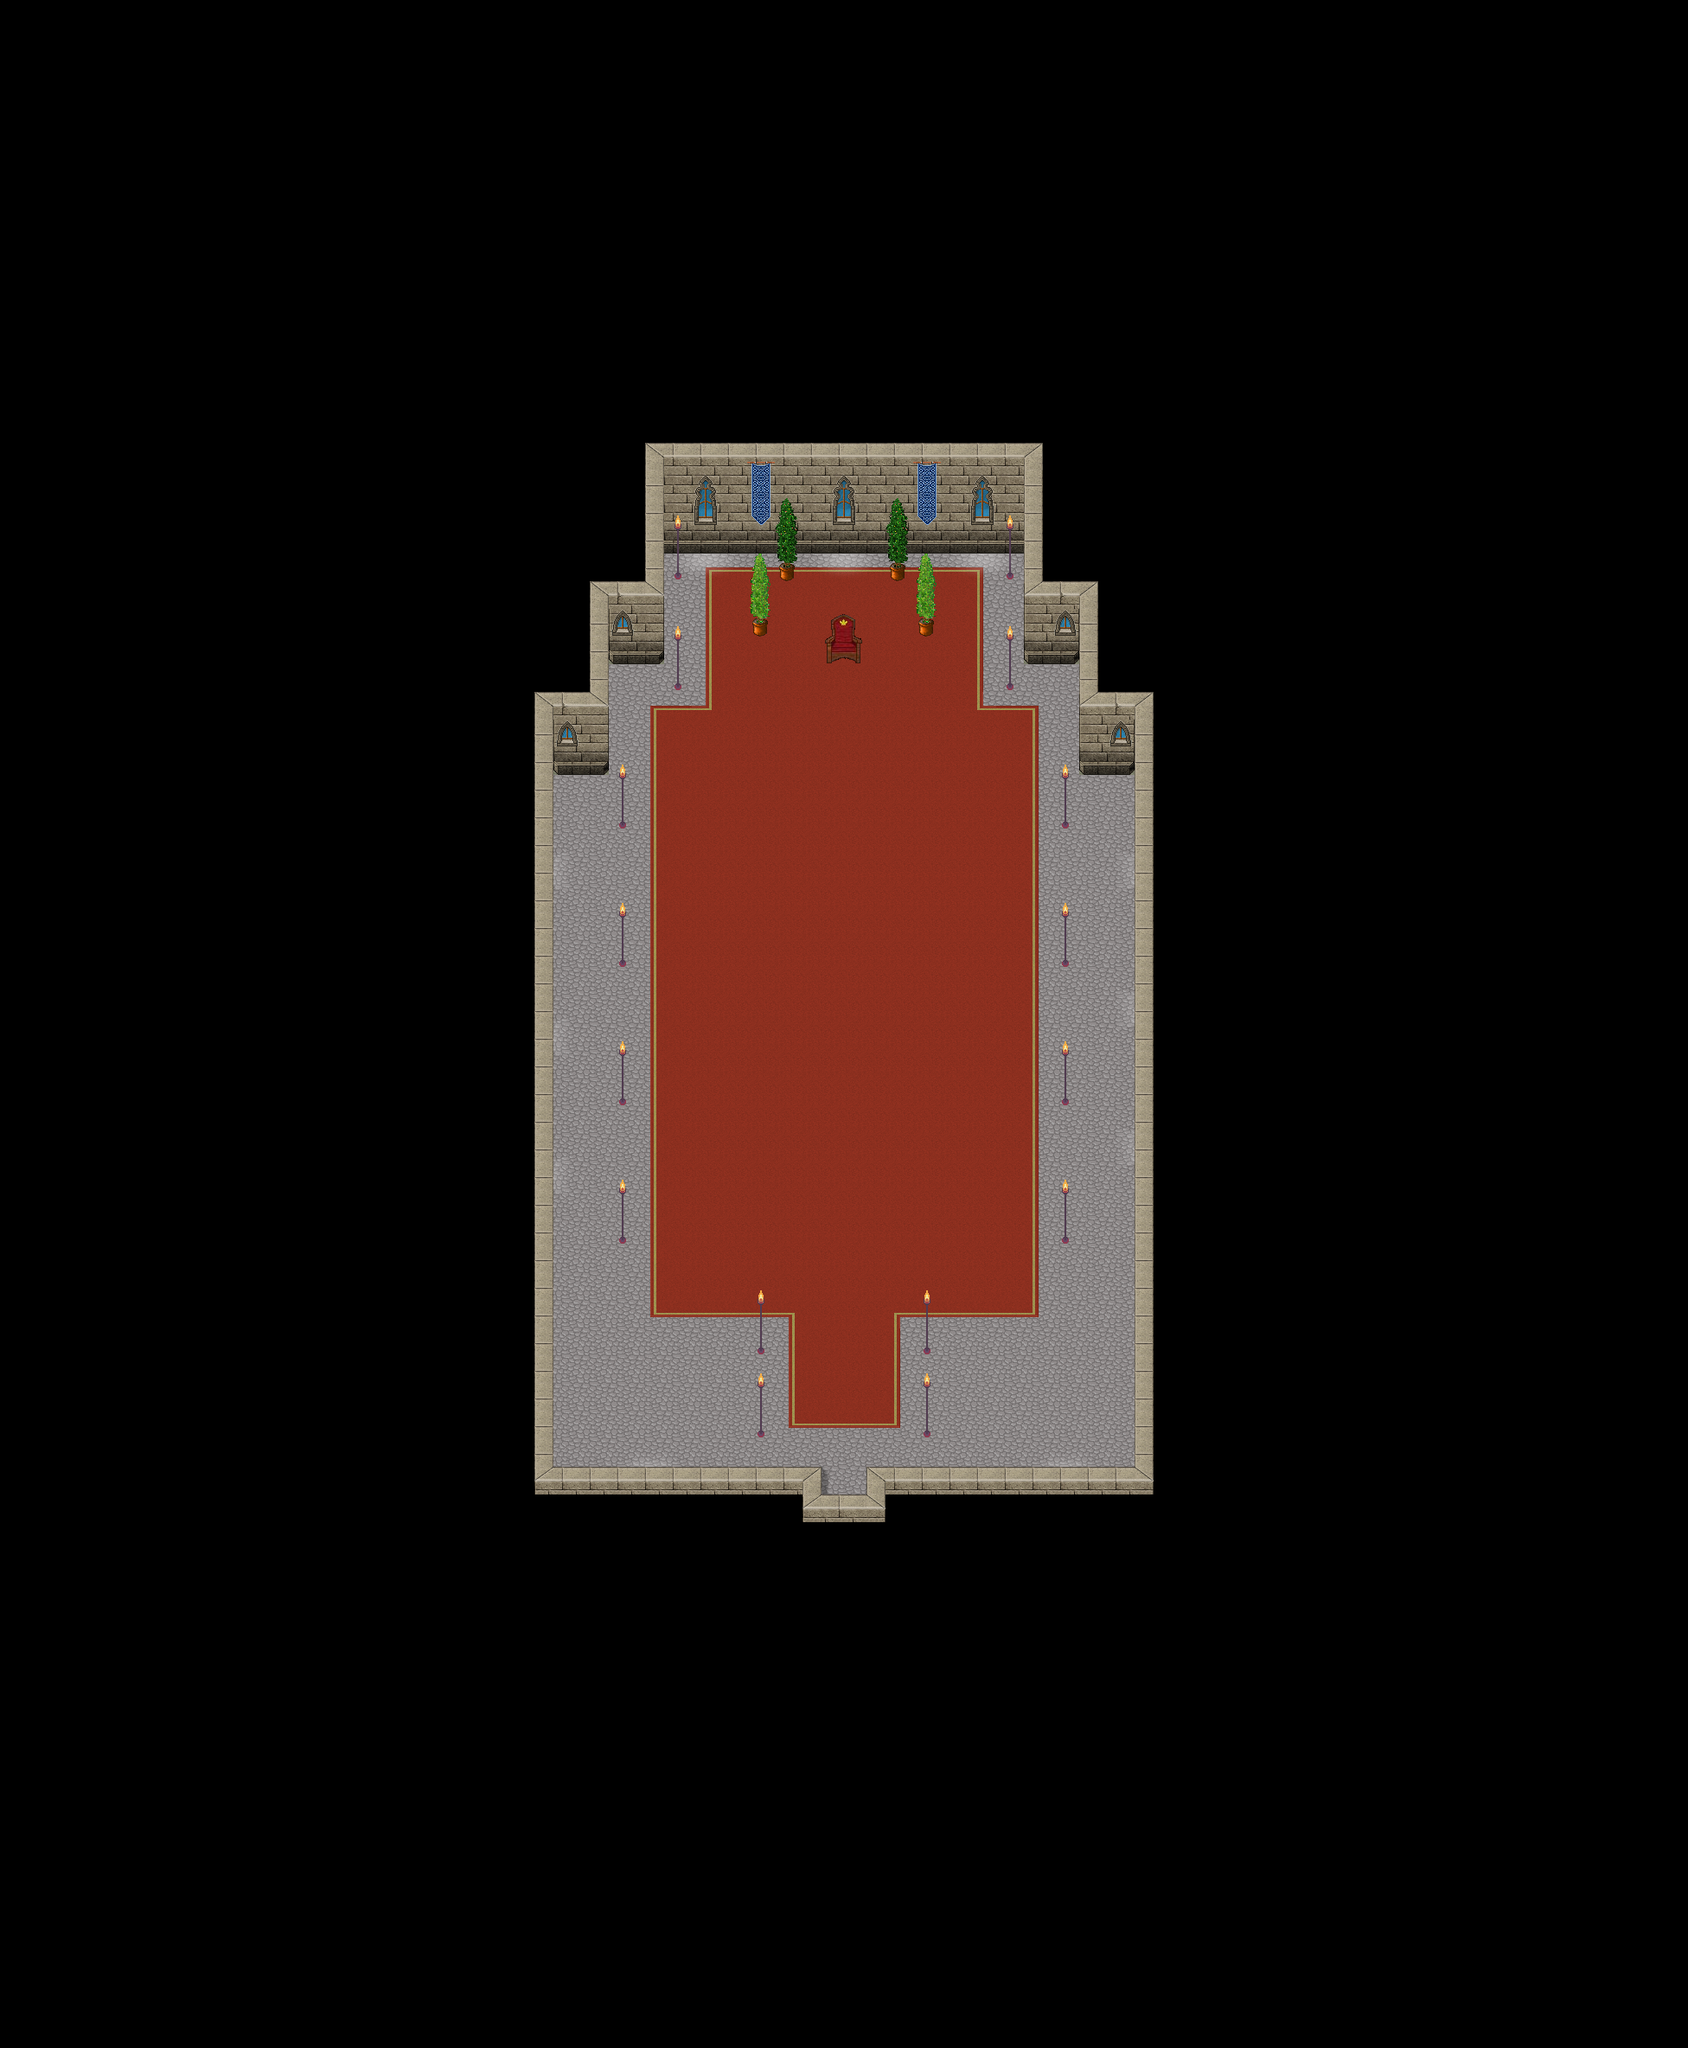

The image is a tile-based game level rendered from a .tmx file. Its description and source (layers, tilesets, objects; grid data summarised) follow:
An orthogonal 61x74 tile map with 32x32 px tiles, 7 tile layers (Ground1, Ground2, Ground3, Fringe, ...), 2 hidden layers not drawn, 15 tilesets and 3 objects (2x fixme, warp).

<map version="1.4" tiledversion="1.4.1" orientation="orthogonal" renderorder="right-down" width="61" height="74" tilewidth="32" tileheight="32" infinite="0" nextlayerid="30" nextobjectid="41">
 <properties>
  <property name="background0image" value="graphics/images/spit23loginwallpaper_800x600.png" />
  <property name="author" value="TMW2 Team" />
  <property name="license" value="GPL v2+" />
  <property name="manaplus version" value="2" />
  <property name="minimap" value="graphics/minimaps/024-16.png" />
  <property name="music" value="peace.ogg" />
  <property name="name" value="Frostia's Throne Room" />
 </properties>
 <tileset firstgid="1" name="Collision" tilewidth="32" tileheight="32" tilecount="9" columns="3">
  <image source="../graphics/tilesets/collision.png" width="96" height="96" />
 </tileset>
 <tileset firstgid="10" name="inn" tilewidth="32" tileheight="32" tilecount="256" columns="16">
  <image source="../graphics/tilesets/inn.png" width="512" height="512" />
 </tileset>
 <tileset firstgid="266" name="inn2" tilewidth="32" tileheight="32" tilecount="256" columns="16">
  <image source="../graphics/tilesets/inn2.png" width="512" height="512" />
 </tileset>
 <tileset firstgid="522" name="woodland_indoor" tilewidth="32" tileheight="32" tilecount="256" columns="16">
  <image source="../graphics/tilesets/woodland_indoor.png" width="512" height="512" />
 </tileset>
 <tileset firstgid="778" name="inn_x2" tilewidth="32" tileheight="64" tilecount="48" columns="16">
  <image source="../graphics/tilesets/inn_x2.png" width="512" height="192" />
 </tileset>
 <tileset firstgid="826" name="inn_x3" tilewidth="32" tileheight="96" tilecount="80" columns="16">
  <image source="../graphics/tilesets/inn_x3.png" width="512" height="480" />
 </tileset>
 <tileset firstgid="906" name="inn_x4" tilewidth="32" tileheight="128" tilecount="16" columns="16">
  <image source="../graphics/tilesets/inn_x4.png" width="512" height="128" />
 </tileset>
 <tileset firstgid="922" name="shadow" tilewidth="32" tileheight="32" tilecount="128" columns="8">
  <image source="../graphics/tilesets/evol/shadow.png" width="256" height="512" />
 </tileset>
 <tileset firstgid="1050" name="woodland_indoor_x2" tilewidth="32" tileheight="64" tilecount="48" columns="16">
  <image source="../graphics/tilesets/woodland_indoor_x2.png" width="512" height="192" />
 </tileset>
 <tileset firstgid="1098" name="woodland_indoor_x3" tilewidth="32" tileheight="96" tilecount="48" columns="16">
  <image source="../graphics/tilesets/woodland_indoor_x3.png" width="512" height="288" />
 </tileset>
 <tileset firstgid="1146" name="castle_3" tilewidth="32" tileheight="32" tilecount="256" columns="16">
  <image source="../graphics/tilesets/lof/castle_3.png" width="512" height="512" />
 </tileset>
 <tileset firstgid="1402" name="blockWalls" tilewidth="32" tileheight="32" tilecount="256" columns="16">
  <image source="../graphics/tilesets/blockWalls.png" width="512" height="512" />
 </tileset>
 <tileset firstgid="1658" name="candle-x1x2" tilewidth="32" tileheight="64" tilecount="12" columns="3">
  <image source="../graphics/tilesets/evol/candle-x1x2.png" width="96" height="256" />
 </tileset>
 <tileset firstgid="1670" source="../graphics/tilesets/castle_lightsources.tsx" />
 <tileset firstgid="1682" name="Throne_x2" tilewidth="32" tileheight="64" tilecount="3" columns="3">
  <image source="../graphics/tilesets/Throne_x2.png" width="96" height="64" />
 </tileset>
 <layer id="21" name="Ground1" width="61" height="74">
  <data>[4514 cells, 4514 non-empty, 7 distinct tile ids]</data>
 </layer>
 <layer id="22" name="Ground2" width="61" height="74">
  <data>[4514 cells, 520 non-empty, 26 distinct tile ids]</data>
 </layer>
 <layer id="23" name="Ground3" width="61" height="74">
  <data>[4514 cells, 16 non-empty, 6 distinct tile ids]</data>
 </layer>
 <layer id="24" name="Fringe" width="61" height="74">
  <data>[4514 cells, 21 non-empty, 4 distinct tile ids]</data>
 </layer>
 <layer id="25" name="Over1" width="61" height="74">
  <data>[4514 cells, 25 non-empty, 7 distinct tile ids]</data>
 </layer>
 <layer id="26" name="Over2" width="61" height="74">
  <data>[4514 cells, 0 non-empty, 0 distinct tile ids]</data>
 </layer>
 <layer id="27" name="Shadow" width="61" height="74">
  <data>[4514 cells, 33 non-empty, 12 distinct tile ids]</data>
 </layer>
 <layer id="28" name="Collision" width="61" height="74" visible="0">
  <data>[4514 cells, 3862 non-empty, 1 distinct tile ids]</data>
 </layer>
 <layer id="29" name="Heights" width="61" height="74" visible="0">
  <data>[4514 cells, 0 non-empty, 0 distinct tile ids]</data>
 </layer>
 <objectgroup id="11" name="Objects">
  <object id="36" name="Margin" type="fixme" x="1312" y="1728" width="640" height="640" />
  <object id="39" name="Margin" type="fixme" x="0" y="0" width="640" height="640" />
  <object id="40" name="To Frostia" type="warp" x="928" y="1728" width="96" height="32">
   <properties>
    <property name="dest_map" value="024-1" />
    <property name="dest_x" value="98" />
    <property name="dest_y" value="22" />
   </properties>
  </object>
 </objectgroup>
</map>
